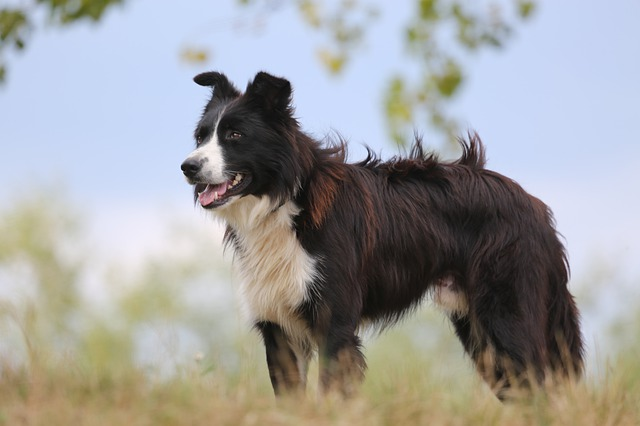
#> input picture assets/border_collie.jpg, 640 x 426 px; its folder holds only this picture in this run
$ python -i image_preprocess.py   (imports and definitions only)
#> lines starting #> are read from the running program, lines starting #| are printed output that depends on the picture
import os
import sys
import csv

import numpy as np
import cv2
from sklearn.externals import joblib


class ImageProcessor(object):
    # [109 lines left out: functions __init__, load_images, normalise_image, normalise_dataset, not called in this run]


def resize_image(img, pad=True, stretch=True, resized_width=200, resized_height=200):
    resized_aspect_ratio = float(resized_width)/resized_height
    (height, width, channel) = img.shape
    if stretch or float(width)/height == resized_aspect_ratio:
        output_image = cv2.resize(img, (resized_width, resized_height))
    else:
        if height > width:
            ratio = height/resized_height
            output_image = cv2.resize(img, (int(width / ratio), resized_height))
            if pad:
                padding_pixel = [0, 0, 0]
                padding_size = resized_width - int(width/ratio)
                left, right = __padding_size_split__(padding_size)
                output_image = cv2.copyMakeBorder(output_image, 0, 0, left, right,
                                                  cv2.BORDER_CONSTANT, value=padding_pixel)
        else:
            ratio = width/resized_width
            output_image = cv2.resize(img, (resized_width, int(height / ratio)))
            if pad:
                padding_pixel = [0, 0, 0]
                padding_size = resized_height - int(height / ratio)
                top, bottom = __padding_size_split__(padding_size)
                output_image = cv2.copyMakeBorder(output_image, top, bottom, 0, 0,
                                                  cv2.BORDER_CONSTANT, value=padding_pixel)
    return output_image


# [15 lines left out: functions __padding_size_split__, create_encode_dicts, not called in this run]


def encode_val(value, val2idx_dict):
    return val2idx_dict[value]


def decode_idx(index, idx2val_dict):
    return idx2val_dict[index]


# [4 lines left out: function encode_dict_keys, not called in this run]


# [3 lines not run here, left out]

>>> import cv2
>>> picture = cv2.imread('assets/border_collie.jpg')
#> picture is the input picture: shape (426, 640, 3); mean B, G, R 158.5, 158.6, 158.6
>>> result = resize_image(picture)
#> in resize_image, `output_image = cv2.resize(img, (resized_width, resized_height))`:
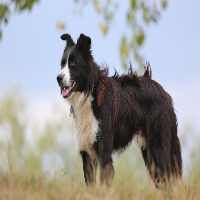
#> output_image: shape (200, 200, 3); mean B, G, R 158.4, 158.5, 158.5
